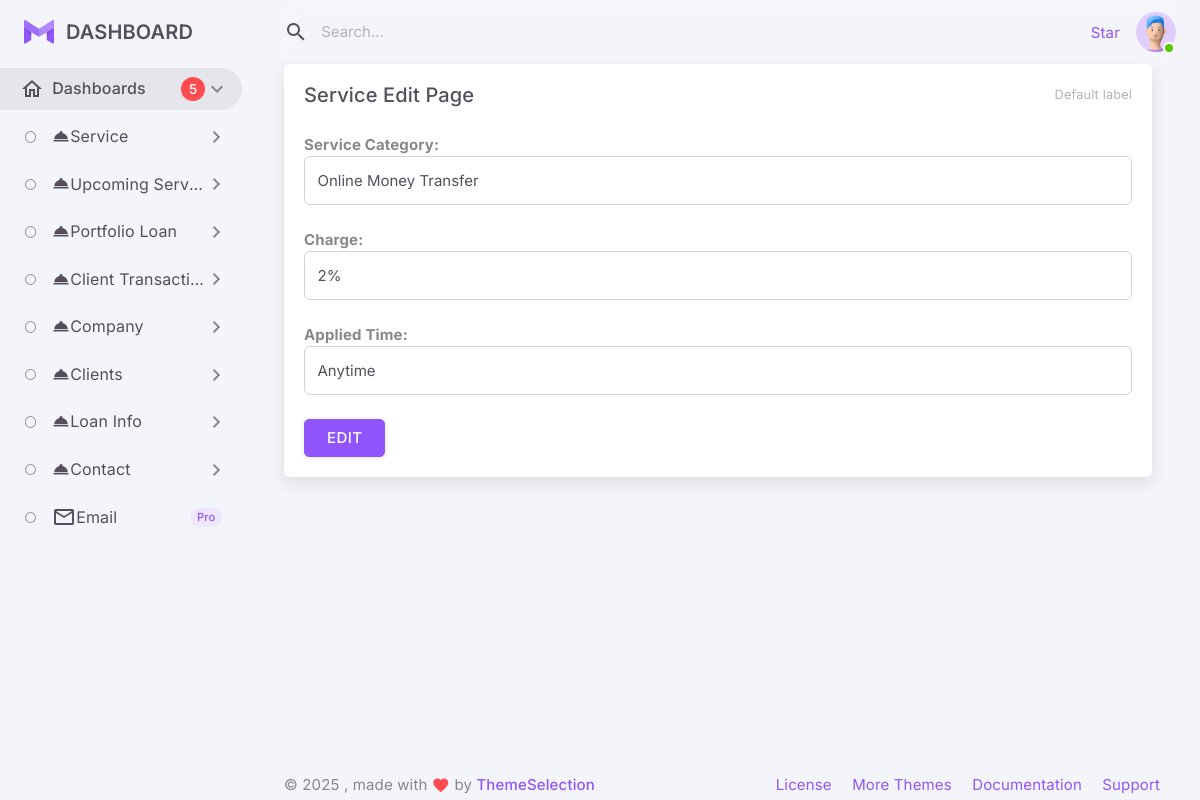
Page /Admin/service_edit.php?nid=1 (signed in) on the committed database.
### tables this page shows
CREATE TABLE `services` (
  `id` int(11) NOT NULL,
  `name` varchar(50) NOT NULL,
  `interest` char(50) NOT NULL,
  `application_time` varchar(50) NOT NULL,
  `photo` varchar(100) NOT NULL
);

### Admin/service_edit.php (the view, shortened to what this page needs)
<?php
include_once("hakiconfig.php");
$Found = $_GET['nid'];
   $Akainu = $Haki->query("SELECT * FROM services WHERE id ='$Found' ");
    $Brook = $Akainu->fetch_object();
?>
<!DOCTYPE html>
<html
  lang="en"
  class="light-style layout-menu-fixed layout-compact"
  dir="ltr"
  data-theme="theme-default"
  data-assets-path="assets/"
  data-template="vertical-menu-template-free">
  <head>
    <link rel="stylesheet" href="assets/vendor/fonts/materialdesignicons.css" />
    <link rel="stylesheet" href="assets/vendor/libs/node-waves/node-waves.css" />
    <link rel="stylesheet" href="assets/vendor/css/core.css" class="template-customizer-core-css" />
    <link rel="stylesheet" href="assets/vendor/css/theme-default.css" class="template-customizer-theme-css" />
    <link rel="stylesheet" href="assets/css/demo.css" />
    <link rel="stylesheet" href="assets/vendor/libs/perfect-scrollbar/perfect-scrollbar.css" />
    <link rel="stylesheet" href="assets/vendor/libs/apex-charts/apex-charts.css" />
  </head>
  <body>
    <div class="layout-wrapper layout-content-navbar">
      <div class="layout-container">
        <?php include_once("partials/left_navbar.php") ?>
        <div class="layout-page">
          <nav
            class="layout-navbar container-xxl navbar navbar-expand-xl navbar-detached align-items-center bg-navbar-theme"
            id="layout-navbar">
            <?php include_once("partials/header_search.php") ?>
          </nav>
          <div class="content-wrapper">
            <div class="container-xxl flex-grow-1 container-p-y">
              <div class="row gy-4">
                <div class="row">
                <div class="col-xl">
                  <div class="card mb-4">
                    <div class="card-header d-flex justify-content-between align-items-center">
                      <h5 class="mb-0">Service Edit Page</h5>
                      <small class="text-muted float-end">Default label</small>
                    </div>
                    <div class="card-body">
                      <form action="" method="post">
                     <b>Service Category: </b> <br>
                        <div class="form-floating form-floating-outline mb-4">
                          <input type="text" class="form-control" name="pname" value="<?php echo $Brook->name ?>" id="basic-default-fullname" placeholder="Service Category" />
                        </div>
                        <b>Charge: </b> <br>
                        <div class="form-floating form-floating-outline mb-4">
                          <input type="text" class="form-control" name="pcharge" value="<?php echo $Brook->interest ?>" id="basic-default-company" placeholder="% or Taka" />
                        </div>
                        <b>Applied Time: </b> <br>
                        <div class="form-floating form-floating-outline mb-4">
                          <input type="text" class="form-control" name="papply" value="<?php echo $Brook->application_time ?>" id="basic-default-company" placeholder="Session or Time" />
                        </div>
                        <button type="submit" name="update" class="btn btn-primary">EDIT</button>
                      </form>
                    </div>
                  </div>
                </div>
               </div>
              </div>
            </div>
            <?php include_once("partials/footer.php") ?>
          </div>
        </div>
      </div>
    </div>
  </body>
</html>

### rows in the picture
services: pname "Online Money Transfer", pcharge "2%", papply "Anytime"
